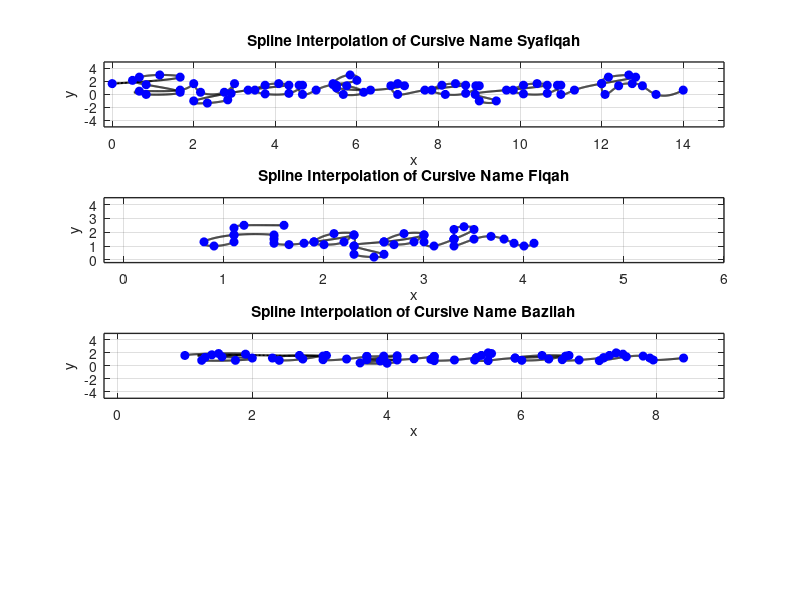

The MATLAB source for this figure:
subplot(4,1,1);
x1 = [0 5/3 7/6 2/3 0.5 5/6 5/3 5/6 2/3 5/3 ...
    2 13/6 11/4 3 35/12 17/6 7/3 2 10/3 ...
    13/3 49/12 15/4 7/2 15/4 13/3 14/3 55/12 14/3 5 ...
    65/12 6 35/6 65/12 17/3 37/6 23/4 11/2 11/2 19/3 ...
    43/6 7 41/6 7 23/3 ...
    26/3 101/12 97/12 47/6 49/6 26/3 9 107/12 9 113/12 89/10 29/3 ...
    32/3 125/12 121/12 59/6 121/12 32/3 11 131/12 11 34/3 ...
    12 77/6 38/3 73/6 12 145/12 149/12 51/4 13 40/3 14];
y1 = [5/3 8/3 3 8/3 13/6 1.5 1/3 0 0.5 2/3 ...
    5/3 1/3 1/3 5/3 1/6 -5/6 -4/3 -1 2/3 ...
    17/12 5/3 17/12 2/3 1/12 1/6 17/12 17/12 0 2/3 ...
    1.5 13/6 3 5/3 0 1/3 4/3 7/5 1 2/3 ...
    4/3 5/3 4/3 0 2/3 ...
    17/12 5/3 17/12 2/3 0 1/6 4/3 4/3 -1 -1 0 2/3 ...
    17/12 5/3 17/12 2/3 1/12 1/6 17/12 17/12 0 2/3 ...
    5/3 8/3 3 8/3 5/3 0 4/3 5/3 4/3 0 2/3];

n = length(x1);
t = 0:n-1;
tt = 0:0.01:n-1;

xx = spline(t, x1, tt);
yy = spline(t, y1, tt);

figure(1)
plot(xx, yy, 'k', 'LineWidth',1.5)
hold on
plot(x1, y1, 'bo', 'MarkerFaceColor', 'b')
axis([-0.2 15 -5 5])
grid on
title('Spline Interpolation of Cursive Name Syafiqah')
xlabel('x')
ylabel('y')
set(gca, 'FontSize', 10, 'LineWidth', 1)
grid on


subplot(4,1,2);
x2 = [1.6 1.2 1.1 1.1 1.1 0.9 0.8 1.1 1.5 ...
1.5 1.5 1.65 1.8 1.9 ... 
2.3 2.1 1.9 2.0 2.2 2.3 2.3 2.3 2.5 2.6 2.3 2.6 ...
3.0 2.8 2.6 2.7 2.9 3.0 3.0 3.1 3.3 ...
3.3 3.5 3.4 3.3 3.3 3.3 3.5 3.67 3.8 3.9 4.0 4.1];
y2 = [2.5 2.5 2.3 1.8 1.3 1.0 1.3 1.8 1.8 ...
1.5 1.2 1.1 1.2 1.3 ...
1.8 1.9 1.3 1.1 1.3 1.8 1.0 0.4 0.2 0.4 1.0 1.3 ...
1.8 1.9 1.3 1.1 1.3 1.8 1.3 1.0 1.5 ...
1.5 2.2 2.4 2.2 1.5 1.0 1.5 1.7 1.5 1.2 1.0 1.2];
n = length(x2);
t = 0:n-1; 
tt = 0:0.01:n-1; 

xx = spline(t, x2, tt);
yy = spline(t, y2, tt);

figure(1)
plot(xx, yy, 'k', 'LineWidth', 1.5) 
hold on
plot(x2, y2, 'bo', 'MarkerFaceColor', 'b') 
axis([-0.2 6 -0.2 4.5])
grid on
title('Spline Interpolation of Cursive Name Fiqah')
xlabel('x')
ylabel('y')
set(gca, 'FontSize', 10, 'LineWidth', 1)
grid on


subplot(4,1,3);
x3 = [1.0 1.5 1.90 1.55 2.0 1.75 1.25 1.3 1.4 ...
    3.05 2.7 2.3 2.40 2.75 3.1 3.05 3.40 3.70 ...
    3.70 3.95 4.15 3.95 3.70 4.15 4.0 3.60 3.90 4.4 4.70 ...
    4.70 4.65 4.7 5.0 5.325 ...
    5.325 5.55 5.5 5.4 5.3 5.5 5.9 ...
    6.65 6.3 5.9 6.00 6.40 6.7 6.60 6.85 7.214 ...
    7.214 7.5 7.40 7.3 7.15 7.55 7.8 7.9 7.95 8.4];
y3 = [1.6 1.9 1.80 1.40 1.2 0.85 0.85 1.3 1.7 ...
    1.50 1.6 1.2 0.85 1.05 1.6 0.95 1.05 1.45 ...
    1.45 1.50 1.55 1.25 0.95 0.90 0.4 0.45 0.75 1.1 1.45 ...
    1.45 1.00 0.8 0.9 1.25 ...
    1.250 1.90 2.0 1.6 0.9 0.8 1.2 ...
    1.50 1.6 1.2 0.85 1.05 1.6 0.95 0.90 1.236 ...
    1.236 1.8 2.00 1.6 0.80 1.40 1.5 1.2 0.90 1.2];
    
n = length(x3);
t = 0:n-1;
tt = 0:0.01:n-1;

xx = spline(t, x3, tt);
yy = spline(t, y3, tt);

figure(1)
plot(xx, yy, 'k', 'LineWidth',1.5)
hold on
plot(x3, y3, 'bo', 'MarkerFaceColor', 'b')
axis([-0.2 9 -5 5])
grid on
title('Spline Interpolation of Cursive Name Bazilah')
xlabel('x')
ylabel('y')
set(gca, 'FontSize', 10, 'LineWidth', 1)
grid on
